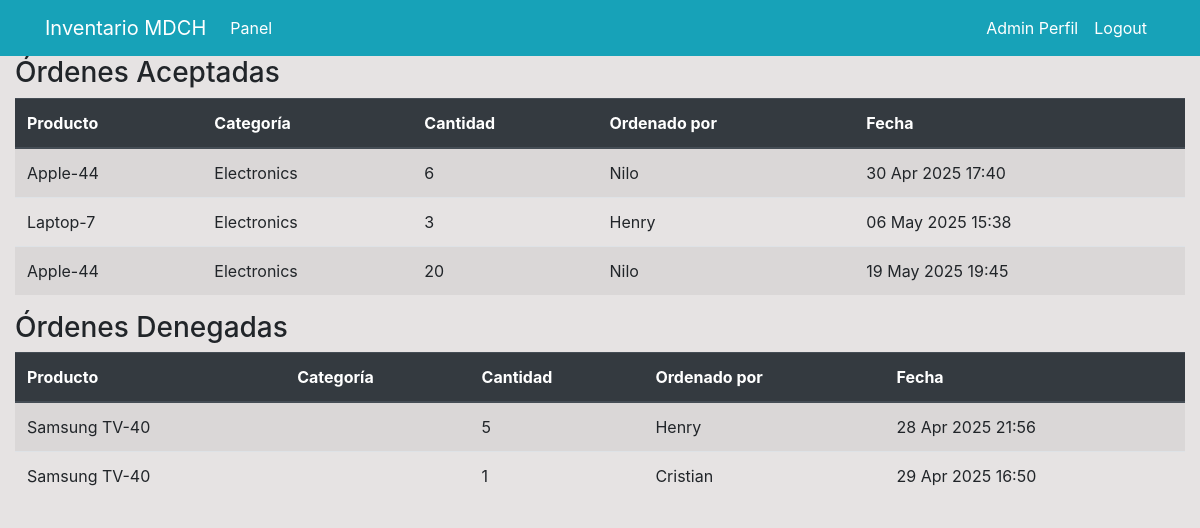
Page /records/ (signed in) on the earlier database version.
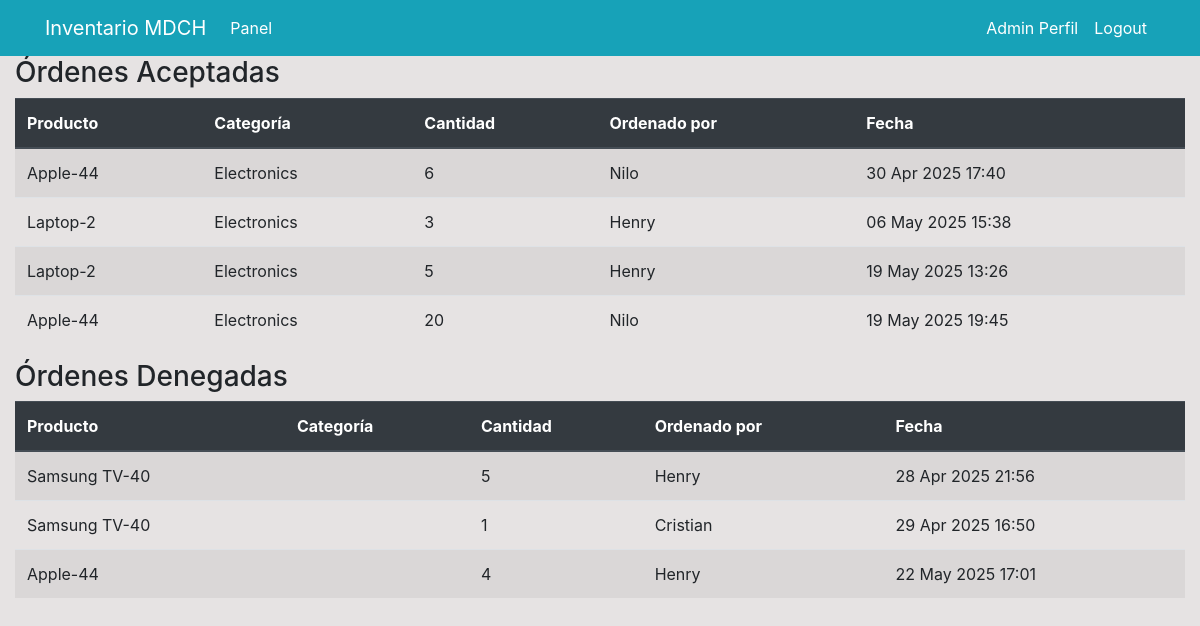
Same page on the later database version.
### dashboard/models.py (models this page shows, shortened)
class Order(models.Model):
    product=models.ForeignKey(Product, on_delete=models.CASCADE, null=True)
    staff=models.ForeignKey(User, models.CASCADE, null=True, blank=True)
    order_quantity=models.PositiveIntegerField(null=True)
    date=models.DateTimeField(auto_now_add=True)
    STATUS_CHOICES = [
        ('pendiente', 'Pendiente'),
        ('aceptada', 'Aceptada'),
        ('denegada', 'Denegada'),
    ]
    status = models.CharField(
        max_length=10,
        choices=STATUS_CHOICES,
        default='pendiente'
    )
    class   Meta:
        verbose_name_plural= 'Order'

class Product(models.Model):
    name= models.CharField(max_length=100, null=True)
    category=models.CharField(max_length=30, choices=CATEGORY, null=True)
    quantity=models.PositiveIntegerField (null=True)
    class   Meta:
        verbose_name_plural= 'Product'
    def __str__(self):
        return f'{self.name}-{self.quantity}'

### dashboard/views.py (the view)
# urls.py: path('records/', views.records, name='dashboard-records'),
@login_required
@user_passes_test(lambda u: u.is_staff)  # opcional: solo admins (is_staff)
def records(request):
    accepted_orders = Order.objects.filter(status='aceptada')
    denied_orders   = Order.objects.filter(status='denegada')
    contexto = {
        'accepted_orders': accepted_orders,
        'denied_orders': denied_orders,
    }
    return render(request, 'dashboard/records.html', contexto)

### templates/dashboard/records.html
{% extends 'partials/base.html' %}
{% block content %}
<div class="container-fluid">
  <h3>Órdenes Aceptadas</h3>
  <table class="table table-striped">
    <thead class="thead-dark">
      <tr>
        <th>Producto</th>
        <th>Categoría</th>
        <th>Cantidad</th>
        <th>Ordenado por</th>
        <th>Fecha</th>
      </tr>
    </thead>
    <tbody>
      {% for orden in accepted_orders %}
      <tr>
        <td>{{ orden.product }}</td>
        <td>{{ orden.product.category }}</td>
        <td>{{ orden.order_quantity }}</td>
        <td>{{ orden.staff.username }}</td>
        <td>{{ orden.date|date:"d M Y H:i" }}</td>
      </tr>
      {% empty %}
      <tr><td colspan="5" class="text-center">No hay órdenes aceptadas.</td></tr>
      {% endfor %}
    </tbody>
  </table>
  <h3>Órdenes Denegadas</h3>
  <table class="table table-striped">
    <thead class="thead-dark">
      <tr>
        <th>Producto</th>
        <th>Categoría</th>
        <th>Cantidad</th>
        <th>Ordenado por</th>
        <th>Fecha</th>
      </tr>
    </thead>
    <tbody>
      {% for orden in denied_orders %}
      <tr>
        <td>{{ orden.product }}</td>
        <td>{{ orden.producto.category }}</td>
        <td>{{ orden.order_quantity  }}</td>
        <td>{{ orden.staff.username  }}</td>
        <td>{{ orden.date|date:"d M Y H:i" }}</td>
      </tr>
      {% empty %}
      <tr><td colspan="5" class="text-center">No hay órdenes denegadas.</td></tr>
      {% endfor %}
    </tbody>
  </table>
</div>
{% endblock %}

### templates/partials/base.html (shortened to what this page needs)
{% load static %}
<!doctype html>
<html lang="en">
  <head>
    <link rel="stylesheet" href="https://cdn.jsdelivr.net/npm/bootstrap@4.6.2/dist/css/bootstrap.min.css"
>
    <link rel="stylesheet" href="{% static 'style.css' %}">
  </head>
  <body>
    {% include 'partials/nav.html'%}
      {% block content%}
      {% endblock%}
  </body>
</html>

### templates/partials/nav.html (shortened to what this page needs)
<nav class="navbar navbar-expand-lg navbar-info bg-info">
    <div class="container">
        {% if user.is_authenticated %}
        <a class="navbar-brand text-white" href="{% url 'dashboard-index' %}">Inventario MDCH</a>
        <div class="collapse navbar-collapse" id="navbarSupportedContent">
            <ul class="navbar-nav mr-auto">
                <li class="nav-item active">
                    <a class="nav-link text-white" href="{% url 'dashboard-index' %}">Panel </a>
                </li>
            </ul>
            <ul class="navbar-nav ml-auto">
                <li class="nav-item active">
                    <a class="nav-link text-white" href="{% url 'user-profile' %}">{{ selected_staff_username|default:user.username }} Perfil
                        <span class="sr-only">(current)</span></a>
                </li>
                <li class="nav-item">
                    <form action="{% url 'user-logout' %}" method="POST" style="display:inline;">
                        <button type="submit" class="btn btn-link nav-link text-white" style="border: none; background: none;">Logout</button>
                    </form>
                </li>
            </ul>
        </div>
        {% endif %}
    </div>
</nav>

### static/style.css (style rules this page uses)
body { background: rgb(230, 227, 227); }
.navbar-nav li { list-style: none; margin: 0; }

Differences in the rows shown:
changed through a linked row, Order "06 May 2025 15:38": product "Laptop-7" → "Laptop-2"
now on this page (row edited): Order: product "Laptop-2", product.category "Electronics", order_quantity "5", staff.username "Henry", date "19 May 2025 13:26", shown under "Órdenes Aceptadas"
added Order: product "Apple-44", order_quantity "4", staff.username "Henry", date "22 May 2025 17:01", shown under "Órdenes Denegadas"
